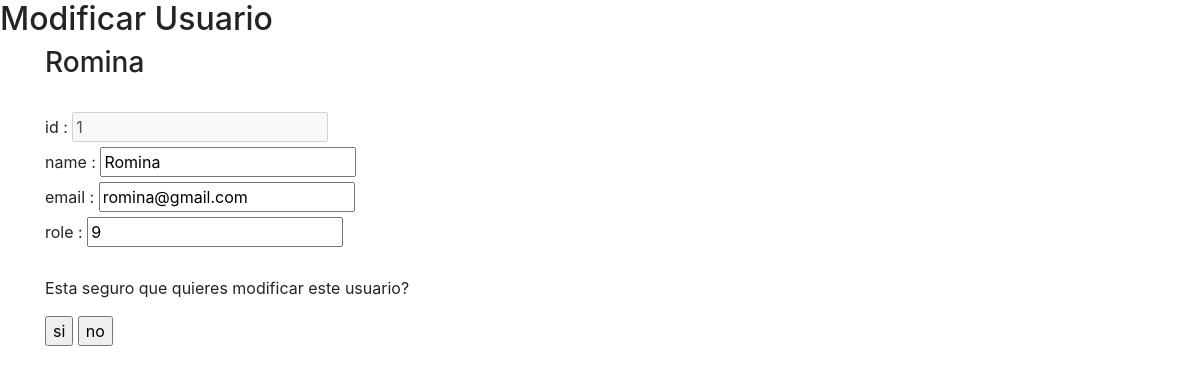
The page /modificarUsuario.php?id=1 on the database its author committed.
### tables this page shows
CREATE TABLE `users` (
  `id` int(11) NOT NULL AUTO_INCREMENT,
  `name` varchar(200) NOT NULL,
  `email` varchar(200) NOT NULL,
  `password` varchar(200) NOT NULL,
  `avatar` varchar(200) NOT NULL,
  `role` int(11) NOT NULL,
  PRIMARY KEY (`id`)
);

### clases/Query.php (called while the page is built, shortened)
<?php
class Query{
    static public function usuarioModificar($pdo,$tabla,$idUsuario){
        $sql = "select $tabla.id, $tabla.name, $tabla.email, $tabla.role from $tabla where $tabla.id = '$idUsuario'";
        $query = $pdo->prepare($sql);
        $query->execute();
        $usuarioModificar=$query->fetch(PDO::FETCH_ASSOC);
        return $usuarioModificar;
    }
}

### modificarUsuario.php (the view, shortened to what this page needs)
<!DOCTYPE html>
<?php
require_once("autoload.php");
if (isset($_GET["id"])) {
  $id_usuario=$_GET["id"];
  $usuarioAModificar =  Query::usuarioModificar($pdo,'users',$id_usuario);
}
 ?>
<html lang="es" dir="ltr">
  <head>
      <link rel="stylesheet" href="https://stackpath.bootstrapcdn.com/bootstrap/4.3.1/css/bootstrap.min.css">
  </head>
  <body>
  <h2>Modificar Usuario</h2>
<div class="container">
    <form class="" action="" method="post">
        <h3><?= $usuarioAModificar ["name"] ;?></h3>
        <br>
        <?php foreach ($usuarioAModificar as $key => $value) : ?>
            <label><?= $key?> :</label>
            <?php if($key =="id"){?>
                <input type="text" disabled name="<?= $key?>" value="<?= $value?> ">
            <?php }else{?>
                <input type="text" name="<?= $key?>" value="<?= $value?>">
            <?php }?>
            <br>
      <?php endforeach;?>
    <br>
    <p>Esta seguro que quieres modificar este usuario?</p>
      <input type="submit" name="modificar" value="si">
      <input type="submit" name="no" value="no">
   </form>
</div>
  </body>
</html>

### rows shown on the page
users: name "Romina", id "1", email "romina@gmail.com", role "9"

### other values the page prints
$key "id"
$key "name"
$key "email"
$key "role"
